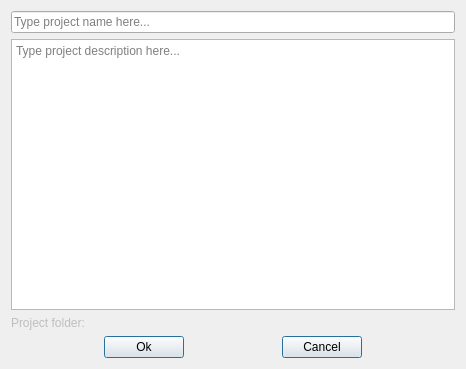
<?xml version="1.0" encoding="UTF-8"?>
<ui version="4.0">
 <class>Form</class>
 <widget class="QWidget" name="Form">
  <property name="windowModality">
   <enum>Qt::ApplicationModal</enum>
  </property>
  <property name="geometry">
   <rect>
    <x>0</x>
    <y>0</y>
    <width>466</width>
    <height>369</height>
   </rect>
  </property>
  <property name="windowTitle">
   <string>New Project</string>
  </property>
  <layout class="QGridLayout" name="gridLayout">
   <item row="0" column="0">
    <widget class="QLineEdit" name="lineEdit_project_name">
     <property name="toolTip">
      <string>&lt;html&gt;&lt;head/&gt;&lt;body&gt;&lt;p&gt;Project name (Required)&lt;/p&gt;&lt;/body&gt;&lt;/html&gt;</string>
     </property>
     <property name="placeholderText">
      <string>Type project name here...</string>
     </property>
    </widget>
   </item>
   <item row="1" column="0">
    <widget class="QTextEdit" name="textEdit_description">
     <property name="toolTip">
      <string>&lt;html&gt;&lt;head/&gt;&lt;body&gt;&lt;p&gt;Project description (Optional)&lt;/p&gt;&lt;/body&gt;&lt;/html&gt;</string>
     </property>
     <property name="tabChangesFocus">
      <bool>true</bool>
     </property>
     <property name="acceptRichText">
      <bool>false</bool>
     </property>
     <property name="placeholderText">
      <string>Type project description here...</string>
     </property>
    </widget>
   </item>
   <item row="2" column="0">
    <layout class="QVBoxLayout" name="verticalLayout_2">
     <item>
      <widget class="QLabel" name="label_folder">
       <property name="enabled">
        <bool>false</bool>
       </property>
       <property name="contextMenuPolicy">
        <enum>Qt::NoContextMenu</enum>
       </property>
       <property name="toolTip">
        <string>&lt;html&gt;&lt;head/&gt;&lt;body&gt;&lt;p&gt;Folder name that will be used with the given project name&lt;/p&gt;&lt;/body&gt;&lt;/html&gt;</string>
       </property>
       <property name="frameShape">
        <enum>QFrame::NoFrame</enum>
       </property>
       <property name="frameShadow">
        <enum>QFrame::Plain</enum>
       </property>
       <property name="text">
        <string>Project folder:</string>
       </property>
       <property name="textFormat">
        <enum>Qt::PlainText</enum>
       </property>
       <property name="indent">
        <number>-1</number>
       </property>
      </widget>
     </item>
     <item>
      <layout class="QHBoxLayout" name="horizontalLayout">
       <item>
        <spacer name="horizontalSpacer">
         <property name="orientation">
          <enum>Qt::Horizontal</enum>
         </property>
         <property name="sizeHint" stdset="0">
          <size>
           <width>40</width>
           <height>20</height>
          </size>
         </property>
        </spacer>
       </item>
       <item>
        <widget class="QPushButton" name="pushButton_ok">
         <property name="text">
          <string>Ok</string>
         </property>
         <property name="default">
          <bool>true</bool>
         </property>
        </widget>
       </item>
       <item>
        <spacer name="horizontalSpacer_3">
         <property name="orientation">
          <enum>Qt::Horizontal</enum>
         </property>
         <property name="sizeHint" stdset="0">
          <size>
           <width>40</width>
           <height>20</height>
          </size>
         </property>
        </spacer>
       </item>
       <item>
        <widget class="QPushButton" name="pushButton_cancel">
         <property name="text">
          <string>Cancel</string>
         </property>
         <property name="default">
          <bool>true</bool>
         </property>
        </widget>
       </item>
       <item>
        <spacer name="horizontalSpacer_2">
         <property name="orientation">
          <enum>Qt::Horizontal</enum>
         </property>
         <property name="sizeHint" stdset="0">
          <size>
           <width>40</width>
           <height>20</height>
          </size>
         </property>
        </spacer>
       </item>
      </layout>
     </item>
    </layout>
   </item>
  </layout>
 </widget>
 <tabstops>
  <tabstop>lineEdit_project_name</tabstop>
  <tabstop>textEdit_description</tabstop>
  <tabstop>pushButton_ok</tabstop>
  <tabstop>pushButton_cancel</tabstop>
 </tabstops>
 <resources/>
 <connections/>
</ui>
